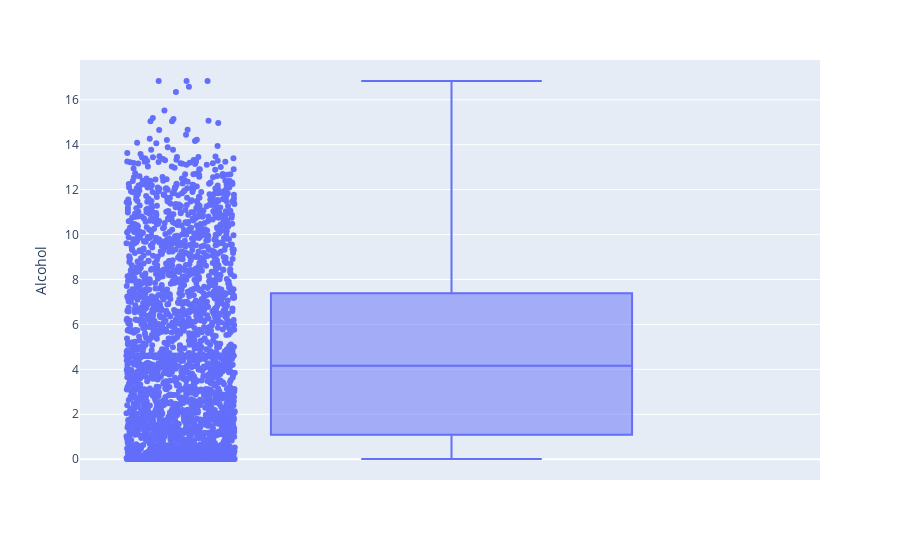
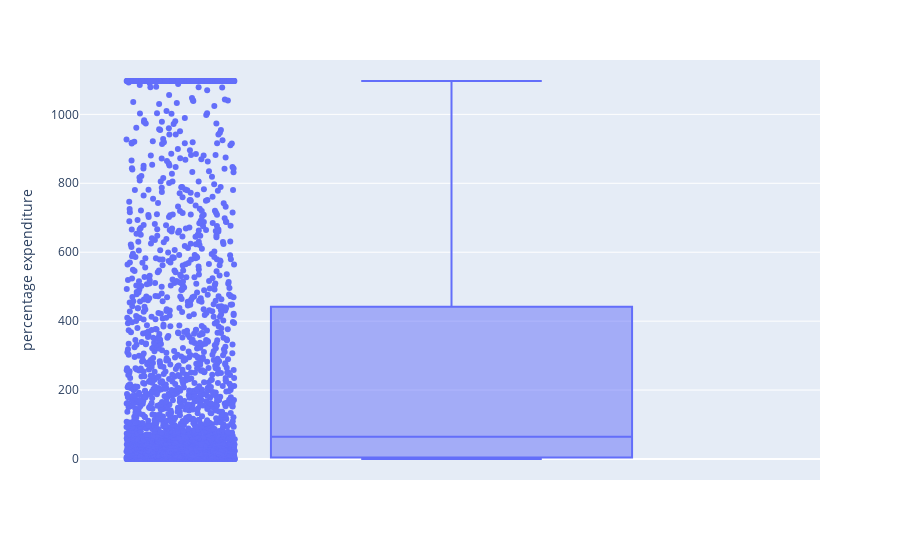

Notebook code for these charts, in order:
### Code cell
for i in ["Alcohol","percentage expenditure","Hepatitis B","Measles ","Total expenditure","Diphtheria "," thinness  1-19 years"]:
    fig = px.box(df,y = i,points="all")
    fig.show()

### Figure 1 — Plotly figure (JSON) as saved in the notebook; plotly's stock layout.template omitted (floating-point values rounded to 4 significant figures; data arrays with more than 128 entries replaced by an {"elided": "..."} marker saying what was removed)
{"data": [{"alignmentgroup": "True", "boxpoints": "all", "hovertemplate": "Alcohol=%{y}<extra></extra>", "legendgroup": "", "marker": {"color": "#636efa"}, "name": "", "notched": false, "offsetgroup": "", "orientation": "v", "showlegend": false, "type": "box", "x0": " ", "xaxis": "x", "y": {"elided": "2938 float values"}, "y0": " ", "yaxis": "y"}], "layout": {"boxmode": "group", "legend": {"tracegroupgap": 0}, "margin": {"t": 60}, "xaxis": {"anchor": "y", "domain": [0, 1]}, "yaxis": {"anchor": "x", "domain": [0, 1], "title": {"text": "Alcohol"}}}}

### Figure 2 — Plotly figure (JSON) as saved in the notebook; plotly's stock layout.template omitted (floating-point values rounded to 4 significant figures; data arrays with more than 128 entries replaced by an {"elided": "..."} marker saying what was removed)
{"data": [{"alignmentgroup": "True", "boxpoints": "all", "hovertemplate": "percentage expenditure=%{y}<extra></extra>", "legendgroup": "", "marker": {"color": "#636efa"}, "name": "", "notched": false, "offsetgroup": "", "orientation": "v", "showlegend": false, "type": "box", "x0": " ", "xaxis": "x", "y": {"elided": "2938 float values"}, "y0": " ", "yaxis": "y"}], "layout": {"boxmode": "group", "legend": {"tracegroupgap": 0}, "margin": {"t": 60}, "xaxis": {"anchor": "y", "domain": [0, 1]}, "yaxis": {"anchor": "x", "domain": [0, 1], "title": {"text": "percentage expenditure"}}}}
